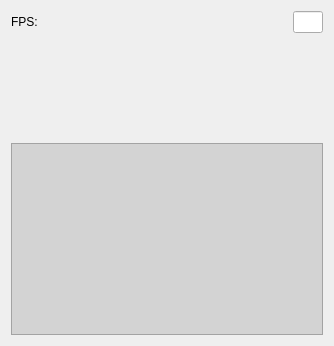
<?xml version="1.0" encoding="UTF-8"?>
<ui version="4.0">
 <class>autonomy</class>
 <widget class="QWidget" name="autonomy">
  <property name="geometry">
   <rect>
    <x>0</x>
    <y>0</y>
    <width>334</width>
    <height>346</height>
   </rect>
  </property>
  <property name="windowTitle">
   <string>Form</string>
  </property>
  <layout class="QVBoxLayout" name="verticalLayout">
   <item>
    <layout class="QHBoxLayout" name="horizontalLayout_2">
     <item>
      <widget class="QLabel" name="label">
       <property name="styleSheet">
        <string notr="true"/>
       </property>
       <property name="text">
        <string>FPS:</string>
       </property>
      </widget>
     </item>
     <item>
      <widget class="QLineEdit" name="fps_lineEdit">
       <property name="maximumSize">
        <size>
         <width>30</width>
         <height>16777215</height>
        </size>
       </property>
       <property name="styleSheet">
        <string notr="true"/>
       </property>
       <property name="readOnly">
        <bool>true</bool>
       </property>
      </widget>
     </item>
    </layout>
   </item>
   <item>
    <widget class="QWidget" name="stream" native="true">
     <property name="sizePolicy">
      <sizepolicy hsizetype="Preferred" vsizetype="MinimumExpanding">
       <horstretch>0</horstretch>
       <verstretch>0</verstretch>
      </sizepolicy>
     </property>
     <property name="styleSheet">
      <string notr="true"/>
     </property>
    </widget>
   </item>
   <item>
    <widget class="QPlainTextEdit" name="plainTextEdit">
     <property name="sizePolicy">
      <sizepolicy hsizetype="Ignored" vsizetype="MinimumExpanding">
       <horstretch>0</horstretch>
       <verstretch>0</verstretch>
      </sizepolicy>
     </property>
     <property name="minimumSize">
      <size>
       <width>0</width>
       <height>100</height>
      </size>
     </property>
     <property name="maximumSize">
      <size>
       <width>16777215</width>
       <height>16777215</height>
      </size>
     </property>
     <property name="styleSheet">
      <string notr="true">background-color: LightGray</string>
     </property>
     <property name="readOnly">
      <bool>true</bool>
     </property>
    </widget>
   </item>
  </layout>
 </widget>
 <resources/>
 <connections/>
</ui>
